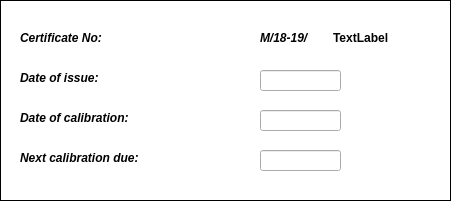
           <widget class="QGroupBox" name="groupBox_6">
            <property name="geometry">
             <rect>
              <x>50</x>
              <y>90</y>
              <width>451</width>
              <height>201</height>
             </rect>
            </property>
            <property name="styleSheet">
             <string notr="true">QGroupBox{background-color: white;
    border: 1px solid black;
    margin-top: 0.5em;
}
</string>
            </property>
            <property name="title">
             <string/>
            </property>
            <widget class="QLabel" name="label_28">
             <property name="geometry">
              <rect>
               <x>20</x>
               <y>30</y>
               <width>91</width>
               <height>17</height>
              </rect>
             </property>
             <property name="text">
              <string>&lt;b&gt;&lt;i&gt;Certificate No:</string>
             </property>
            </widget>
            <widget class="QLabel" name="label_29">
             <property name="geometry">
              <rect>
               <x>20</x>
               <y>70</y>
               <width>91</width>
               <height>17</height>
              </rect>
             </property>
             <property name="text">
              <string>&lt;b&gt;&lt;i&gt;Date of issue: </string>
             </property>
            </widget>
            <widget class="QLabel" name="label_30">
             <property name="geometry">
              <rect>
               <x>20</x>
               <y>110</y>
               <width>121</width>
               <height>17</height>
              </rect>
             </property>
             <property name="text">
              <string>&lt;b&gt;&lt;i&gt;Date of calibration:</string>
             </property>
            </widget>
            <widget class="QLabel" name="label_31">
             <property name="geometry">
              <rect>
               <x>20</x>
               <y>150</y>
               <width>131</width>
               <height>17</height>
              </rect>
             </property>
             <property name="text">
              <string>&lt;b&gt;&lt;i&gt;Next calibration due:</string>
             </property>
            </widget>
            <widget class="QLineEdit" name="lineEdit_29">
             <property name="geometry">
              <rect>
               <x>260</x>
               <y>70</y>
               <width>81</width>
               <height>21</height>
              </rect>
             </property>
            </widget>
            <widget class="QLineEdit" name="lineEdit_30">
             <property name="geometry">
              <rect>
               <x>260</x>
               <y>110</y>
               <width>81</width>
               <height>21</height>
              </rect>
             </property>
            </widget>
            <widget class="QLineEdit" name="lineEdit_31">
             <property name="geometry">
              <rect>
               <x>260</x>
               <y>150</y>
               <width>81</width>
               <height>21</height>
              </rect>
             </property>
            </widget>
            <widget class="QLabel" name="label_32">
             <property name="geometry">
              <rect>
               <x>260</x>
               <y>30</y>
               <width>71</width>
               <height>17</height>
              </rect>
             </property>
             <property name="text">
              <string>&lt;html&gt;&lt;head/&gt;&lt;body&gt;&lt;p&gt;&lt;span style=&quot; font-weight:600; font-style:italic;&quot;&gt;M/18-19/&lt;/span&gt;&lt;/p&gt;&lt;/body&gt;&lt;/html&gt;</string>
             </property>
            </widget>
            <widget class="QLabel" name="label_42">
             <property name="geometry">
              <rect>
               <x>333</x>
               <y>30</y>
               <width>111</width>
               <height>16</height>
              </rect>
             </property>
             <property name="font">
              <font>
               <weight>75</weight>
               <bold>true</bold>
              </font>
             </property>
             <property name="text">
              <string>TextLabel</string>
             </property>
            </widget>
           </widget>
